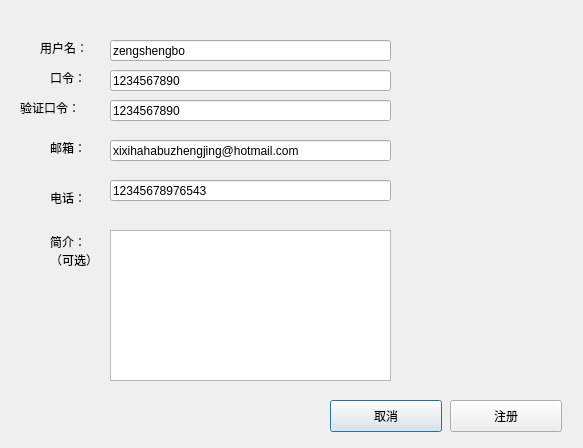
<?xml version="1.0" encoding="UTF-8"?>
<ui version="4.0">
 <class>Signup</class>
 <widget class="QDialog" name="Signup">
  <property name="geometry">
   <rect>
    <x>0</x>
    <y>0</y>
    <width>583</width>
    <height>448</height>
   </rect>
  </property>
  <property name="windowTitle">
   <string>Sign up</string>
  </property>
  <widget class="QLabel" name="label">
   <property name="geometry">
    <rect>
     <x>40</x>
     <y>40</y>
     <width>58</width>
     <height>16</height>
    </rect>
   </property>
   <property name="layoutDirection">
    <enum>Qt::RightToLeft</enum>
   </property>
   <property name="text">
    <string>用户名：</string>
   </property>
  </widget>
  <widget class="QLabel" name="label_2">
   <property name="geometry">
    <rect>
     <x>50</x>
     <y>70</y>
     <width>58</width>
     <height>16</height>
    </rect>
   </property>
   <property name="layoutDirection">
    <enum>Qt::RightToLeft</enum>
   </property>
   <property name="text">
    <string>口令：</string>
   </property>
  </widget>
  <widget class="QLabel" name="label_3">
   <property name="geometry">
    <rect>
     <x>20</x>
     <y>100</y>
     <width>71</width>
     <height>16</height>
    </rect>
   </property>
   <property name="layoutDirection">
    <enum>Qt::RightToLeft</enum>
   </property>
   <property name="text">
    <string>验证口令：</string>
   </property>
  </widget>
  <widget class="QLabel" name="label_4">
   <property name="geometry">
    <rect>
     <x>50</x>
     <y>140</y>
     <width>58</width>
     <height>16</height>
    </rect>
   </property>
   <property name="layoutDirection">
    <enum>Qt::RightToLeft</enum>
   </property>
   <property name="text">
    <string>邮箱：</string>
   </property>
  </widget>
  <widget class="QLabel" name="label_5">
   <property name="geometry">
    <rect>
     <x>50</x>
     <y>190</y>
     <width>58</width>
     <height>16</height>
    </rect>
   </property>
   <property name="layoutDirection">
    <enum>Qt::RightToLeft</enum>
   </property>
   <property name="text">
    <string>电话：</string>
   </property>
  </widget>
  <widget class="QLabel" name="label_6">
   <property name="geometry">
    <rect>
     <x>50</x>
     <y>230</y>
     <width>58</width>
     <height>41</height>
    </rect>
   </property>
   <property name="layoutDirection">
    <enum>Qt::RightToLeft</enum>
   </property>
   <property name="text">
    <string>简介：
（可选）</string>
   </property>
  </widget>
  <widget class="QLineEdit" name="leUsername">
   <property name="geometry">
    <rect>
     <x>110</x>
     <y>40</y>
     <width>281</width>
     <height>21</height>
    </rect>
   </property>
   <property name="text">
    <string>zengshengbo</string>
   </property>
  </widget>
  <widget class="QLineEdit" name="lePasswd">
   <property name="geometry">
    <rect>
     <x>110</x>
     <y>70</y>
     <width>281</width>
     <height>21</height>
    </rect>
   </property>
   <property name="text">
    <string>1234567890</string>
   </property>
  </widget>
  <widget class="QLineEdit" name="lePasswdRe">
   <property name="geometry">
    <rect>
     <x>110</x>
     <y>100</y>
     <width>281</width>
     <height>21</height>
    </rect>
   </property>
   <property name="inputMask">
    <string notr="true" comment="*"/>
   </property>
   <property name="text">
    <string>1234567890</string>
   </property>
  </widget>
  <widget class="QLineEdit" name="leEmail">
   <property name="geometry">
    <rect>
     <x>110</x>
     <y>140</y>
     <width>281</width>
     <height>21</height>
    </rect>
   </property>
   <property name="text">
    <string>xixihahabuzhengjing@hotmail.com</string>
   </property>
  </widget>
  <widget class="QLineEdit" name="lePhoneNumber">
   <property name="geometry">
    <rect>
     <x>110</x>
     <y>180</y>
     <width>281</width>
     <height>21</height>
    </rect>
   </property>
   <property name="text">
    <string>12345678976543</string>
   </property>
  </widget>
  <widget class="QTextEdit" name="teDesc">
   <property name="geometry">
    <rect>
     <x>110</x>
     <y>230</y>
     <width>281</width>
     <height>151</height>
    </rect>
   </property>
  </widget>
  <widget class="QPushButton" name="pbCancel">
   <property name="geometry">
    <rect>
     <x>330</x>
     <y>400</y>
     <width>112</width>
     <height>32</height>
    </rect>
   </property>
   <property name="text">
    <string>取消</string>
   </property>
  </widget>
  <widget class="QPushButton" name="pbOk">
   <property name="geometry">
    <rect>
     <x>450</x>
     <y>400</y>
     <width>112</width>
     <height>32</height>
    </rect>
   </property>
   <property name="text">
    <string>注册</string>
   </property>
  </widget>
 </widget>
 <resources/>
 <connections/>
</ui>
